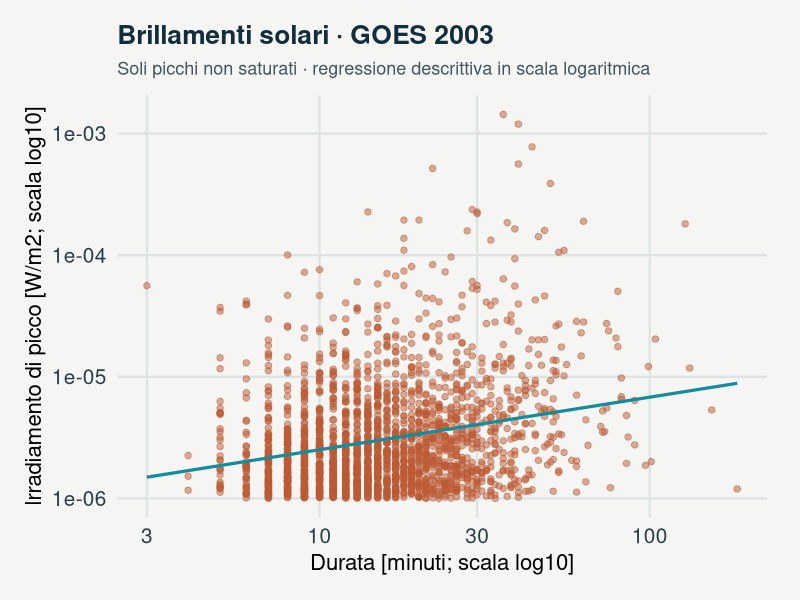
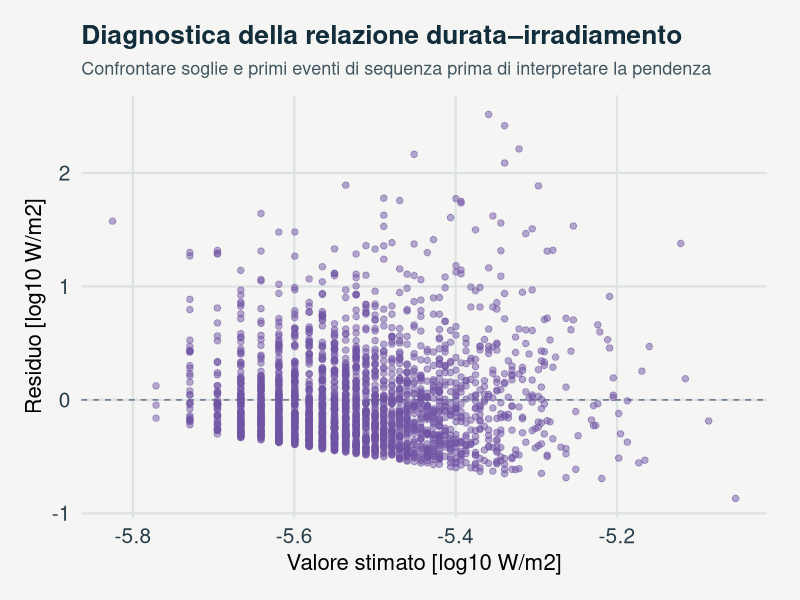
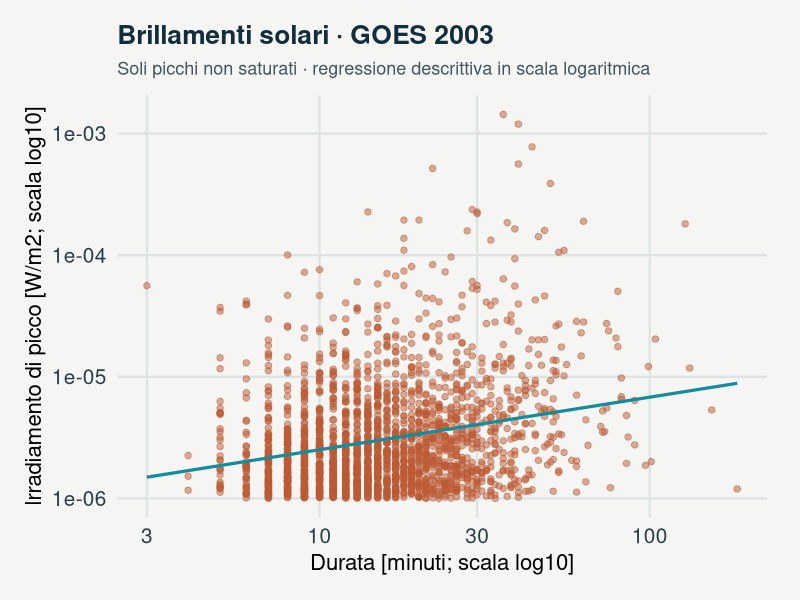
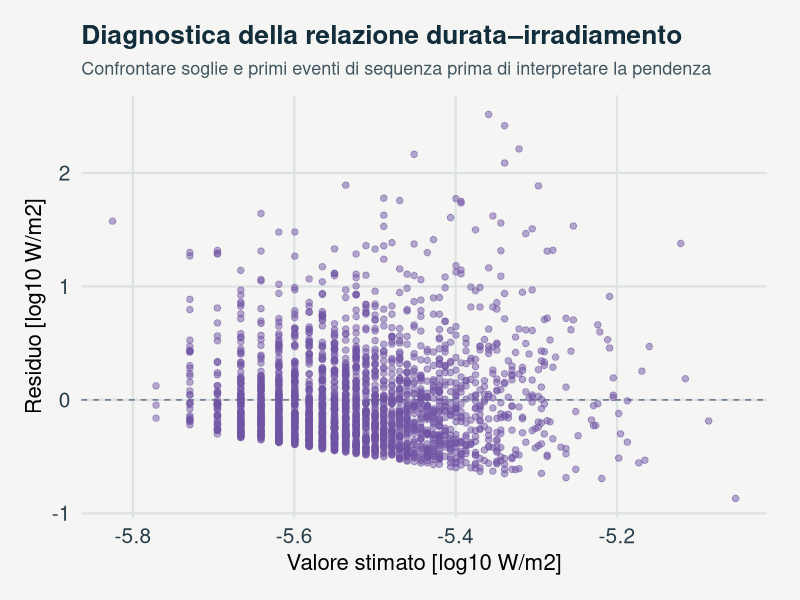

Source code (R) for these figures, in order:
# GeoStat Lab · Quando il sensore raggiunge il limite
# Dati osservati: consultare provenance.json.
# Estrarre il pacchetto; impostare questa cartella come directory di lavoro.
# install.packages("ggplot2")

# GeoStat Lab — funzioni comuni. R >= 4.3; ggplot2 >= 3.4; jsonlite.
suppressPackageStartupMessages(library(ggplot2))
col_geo <- c('#168B9C','#BC5B35','#7054A4','#A17B19','#227864','#64748B')
theme_set(theme_minimal(base_size=17, base_family='sans') + theme(
  plot.background=element_rect(fill='#F5F6F3',colour=NA),
  panel.background=element_rect(fill='#F5F6F3',colour=NA),
  panel.grid.minor=element_blank(),panel.grid.major=element_line(colour='#DCE3E2'),
  plot.title=element_text(size=19,face='bold',colour='#122D3B'),
  plot.subtitle=element_text(size=13,colour='#405560',margin=margin(b=12)),
  axis.text=element_text(size=15,colour='#273E4A'),axis.title=element_text(size=16),
  legend.position='bottom',legend.title=element_blank(),legend.text=element_text(size=14),
  strip.text=element_text(size=15,face='bold'),plot.margin=margin(18,24,18,18)))
metric <- function(...) data.frame(grandezza=names(c(...)),valore=as.character(c(...)),check.names=FALSE)
f <- function(x,d=3) {out<-formatC(x,digits=d,format='fg');out[!is.finite(x)]<-'Non definito';out}
line_plot <- function(d,x='x',y='y',title='',xl=x,yl=y,group=NULL) {
 p<-ggplot(d,aes(x=.data[[x]],y=.data[[y]]))
 if(is.null(group)) p<-p+geom_line(colour=col_geo[1],linewidth=1.05) else p<-p+aes(colour=.data[[group]],group=.data[[group]])+geom_line(linewidth=1)+scale_colour_manual(values=col_geo)
 p+labs(title=title,x=xl,y=yl)
}
point_plot <- function(d,x='x',y='y',title='',xl=x,yl=y,group=NULL) {
 p<-ggplot(d,aes(x=.data[[x]],y=.data[[y]]))
 if(is.null(group))p<-p+geom_point(colour=col_geo[1],size=2.5,alpha=.8) else p<-p+aes(colour=.data[[group]])+geom_point(size=2.7,alpha=.85)+scale_colour_manual(values=col_geo)
 p+labs(title=title,x=xl,y=yl)
}
hist_plot<-function(x,title='',xl='Valore',bins=20)ggplot(data.frame(x=x),aes(x))+geom_histogram(bins=bins,fill=col_geo[1],colour='#F5F6F3')+labs(title=title,x=xl,y='Frequenza')
bar_plot<-function(d,x='gruppo',y='valore',title='',yl='Valore')ggplot(d,aes(x=.data[[x]],y=.data[[y]],fill=.data[[x]]))+geom_col(width=.65)+scale_fill_manual(values=rep(col_geo,length.out=length(unique(d[[x]])) ))+guides(fill='none')+labs(title=title,x=NULL,y=yl)
map_plot<-function(d,z='z',title='',xl='Est [km]',yl='Nord [km]')ggplot(d,aes(x,y,fill=.data[[z]]))+geom_raster()+coord_equal()+scale_fill_gradientn(colours=c('#153F56','#298C9C','#B8CDB2','#F1D889','#AD542F'))+labs(title=title,x=xl,y=yl)
acf_data<-function(x,lag=20){a<-acf(x,lag.max=min(lag,length(x)-1),plot=FALSE);data.frame(x=as.vector(a$lag)[-1],y=as.vector(a$acf)[-1])}
# AR(1), distribuzione marginale stazionaria N(0, 1).
ar_series<-function(n,rho){x<-numeric(n);x[1]<-rnorm(1);for(i in 2:n)x[i]<-rho*x[i-1]+sqrt(1-rho^2)*rnorm(1);x}
# Distanze euclidee in unità metriche già dichiarate; nessuna conversione implicita di CRS.
dist_cross<-function(a,b)sqrt(outer(a[,1],b[,1],'-')^2+outer(a[,2],b[,2],'-')^2)
# Predittore IDW: i punti coincidenti ricevono esattamente il valore osservato.
idw<-function(xy,z,new,power=2){dd<-dist_cross(new,xy);apply(dd,1,function(d)if(any(d<1e-10))mean(z[d<1e-10])else weighted.mean(z,d^(-power)))}
# CART didattico binario: divisioni assiali che minimizzano l'impurità di Gini.
cart_fit<-function(x,y,depth=2,minleaf=4){
 node<-list(p=mean(y),n=length(y));if(depth<1||length(unique(y))<2||length(y)<2*minleaf)return(node)
 best<-Inf
 for(j in seq_len(ncol(x))){v<-sort(unique(x[,j])); if(length(v)<2)next
  for(cut in (head(v,-1)+tail(v,-1))/2){left<-x[,j]<=cut;nl<-sum(left);nr<-sum(!left);if(min(nl,nr)<minleaf)next
   score<-nl*mean(y[left])*(1-mean(y[left]))+nr*mean(y[!left])*(1-mean(y[!left]))
   if(score<best){best<-score;node$j<-j;node$cut<-cut;split<-left}
  }
 }
 if(is.finite(best)){node$left<-cart_fit(x[split,,drop=FALSE],y[split],depth-1,minleaf);node$right<-cart_fit(x[!split,,drop=FALSE],y[!split],depth-1,minleaf)};node
}
cart_predict<-function(tree,x)apply(x,1,function(row){t<-tree;while(!is.null(t$j))t<-if(row[t$j]<=t$cut)t$left else t$right;t$p})

p <- list(
  # Soglia minima di irradiamento
  minimum_class = "C",
  # Eventi nelle sequenze
  sequence = "all",
  # Seme riproducibile: Riservato a eventuali estensioni campionarie; il calcolo corrente è deterministico.
  seed = 2026
)
# Rende ripetibile la sequenza pseudocasuale.
set.seed(p$seed)

# Legge la copia locale documentata, senza interrogare servizi esterni.
observations <- read.csv("data.csv", stringsAsFactors=FALSE, check.names=FALSE)

# I tempi sono UTC; la durata termina secondo la definizione operativa dell'archivio GOES.
data <- observations
start <- as.POSIXct(data$start_time, format = '%Y-%m-%d %H:%M:%S', tz = 'UTC')
end <- as.POSIXct(data$end_time, format = '%Y-%m-%d %H:%M:%S', tz = 'UTC')
data$duration_minutes <- as.numeric(difftime(end, start, units = 'mins'))
valid <- is.finite(data$duration_minutes) & data$duration_minutes > 0 &
  is.finite(data$xrsb_irrad) & data$xrsb_irrad > 0
missing_duration <- sum(!valid)

# La soglia di irradiamento seleziona un sottocampione; non corregge la completezza del catalogo.
threshold <- switch(p$minimum_class, B = 1e-7, C = 1e-6, M = 1e-5)
selection <- valid & data$xrsb_irrad >= threshold
if (p$sequence == 'first') selection <- selection & data$sequential_flare_num == 1
selected <- data[selection, ]

# I picchi saturati rimangono visibili nel conteggio ma sono sempre esclusi dalla regressione.
saturated <- selected[selected$peak_saturated == 1, ]
data <- selected[!is.na(selected$peak_saturated) & selected$peak_saturated == 0, ]
stopifnot(nrow(data) >= 10)
data$log_duration <- log10(data$duration_minutes)
data$log_irradiance <- log10(data$xrsb_irrad)

# La retta riassume l'associazione logaritmica; le osservazioni non identificano un rapporto causale.
fit <- lm(log_irradiance ~ log_duration, data = data)
data$fitted_log_irradiance <- as.numeric(predict(fit))
data$residual_log_irradiance <- resid(fit)
rho <- cor(data$duration_minutes, data$xrsb_irrad, method = 'spearman')
metrics <- metric('Eventi nel file originale' = nrow(observations),
  'Durata o intensità non utilizzabile' = missing_duration,
  'Eventi selezionati prima del controllo saturazione' = nrow(selected),
  'Picchi saturati esclusi dal modello' = nrow(saturated),
  'Eventi nel modello' = nrow(data),
  'Pendenza in scala log10' = f(unname(coef(fit)[2])),
  'Correlazione di Spearman' = f(rho))

# Assi logaritmici mantengono visibili eventi che differiscono per diversi ordini di grandezza.
g1 <- ggplot(data, aes(duration_minutes, xrsb_irrad)) +
  geom_point(colour = '#BC5B35', alpha = 0.5, size = 1.9) +
  geom_smooth(method = 'lm', formula = y ~ x, se = FALSE, colour = '#168B9C', linewidth = 1.1) +
  scale_x_log10() + scale_y_log10() +
  labs(title = 'Brillamenti solari · GOES 2003',
    subtitle = 'Soli picchi non saturati · regressione descrittiva in scala logaritmica',
    x = 'Durata [minuti; scala log10]', y = 'Irradiamento di picco [W/m2; scala log10]')

# Il grafico dei residui aiuta a riconoscere dispersione variabile e forme non lineari.
g2 <- ggplot(data, aes(fitted_log_irradiance, residual_log_irradiance)) +
  geom_hline(yintercept = 0, colour = '#64748B', linetype = 2) +
  geom_point(colour = '#7054A4', alpha = 0.5, size = 1.9) +
  labs(title = 'Diagnostica della relazione durata–irradiamento',
    subtitle = 'Confrontare soglie e primi eventi di sequenza prima di interpretare la pendenza',
    x = 'Valore stimato [log10 W/m2]', y = 'Residuo [log10 W/m2]')
plots <- list(g1, g2)


print(metrics, row.names=FALSE)
for (i in seq_along(plots)) {
  print(plots[[i]])
  ggsave(paste0("figura_",i,".pdf"),plots[[i]],width=9,height=5.5)
}
write.csv(data,"risultati.csv",row.names=FALSE)
